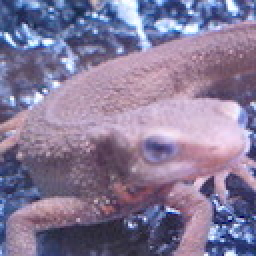
#> input picture 100QuestionforImageProcessing/gg.jpg, 128 x 128 px (shown 2 times larger)
$ jupyter execute '4_Otsu'"'"'sMethod.ipynb'
#> lines starting #> are read from the running program, lines starting #| are printed output that depends on the picture; after the words box and inside, x2 and y2 are one past the last pixel; in counts of white or black regions, pixels touching at a corner belong together; long printed decimals are rounded
### Q4. 大津二值化算法
大津算法来二值化图像
大津算法，也被称作最大类间方差法，是一种可以自动确定二值化中阈值的算法
从类内方差和类间方差的比值计算得来：
1. 先计算图像的直方图，即将图像所有的像素点按照0~255共256个bin，统计落在每个bin的像素点数量，这个很简单啦
2. 归一化直方图，也即将每个bin中像素点数量除以总的像素点，使其限制在0~1之间
3. 在这里设置一个分类的阈值ii，也即一个灰度级，开始从0迭代
4. 通过归一化的直方图，统计0-i 灰度级的像素(假设像素值在此范围的像素叫做前景像素) 所占整幅图像的比例$w_0$，并统计前景像素的平均灰度$u_0$；统计i-255灰度级的像素(假设像素值在此范围的像素叫做背景像素) 所占整幅图像的比例$w_1$，并统计背景像素的平均灰度$u_1$；在这里，设图像的总平均灰度为$u_2$，类间方差记为$g$。
其中：
$$u_{2}=\omega_{0} * u_{0}+\omega_{1} * u_{1}$$
$$g=\omega_{0}\left(u_{0}-\mu_{2}\right)^{2}+\omega_{1}\left(u_{1}-u_{2}\right)^{2}$$
将$u_2$代入g中，可得：
$$g=\omega_{0} \omega_{1}\left(u_{0}-u_{1}\right)^{2}$$

5. ++i,阈值的灰度值加1，并转到第4个步骤，直到i为256时结束迭代
6. 将最大g相应的i值作为图像的全局阈值

[参考CSDN](https://blog.csdn.net/qq_29462849/article/details/81022607)

[cell 1]
import numpy as np
import cv2
import matplotlib.pyplot as plt

[cell 2]
# read image
img = cv2.imread("gg.jpg")
#> img is the input picture: shape (128, 128, 3); mean B, G, R 152.8, 121.8, 134.1
H, W, C = img.shape
#> H = 128; W = 128; C = 3

# Grayscale
img_gray = 0.2126 * img[..., 2] + 0.7152 * img[..., 1] + 0.0722 * img[..., 0]
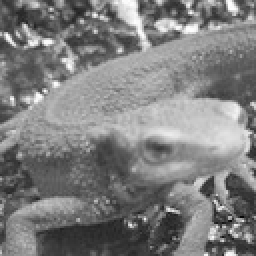
#> img_gray: shape (128, 128) float64 (shown 2 times larger); min 6.71, max 254.4, mean 126.7

# 将图像像素转变为0-255之间
img_gray = img_gray.astype(np.uint8)

plt.figure()
plt.imshow(img_gray, cmap='gray')
plt.title("gray")
print(img_gray,
     "\nshape", img_gray.shape)
#> (printed output is left out)

[cell 3]
# Determine threshold of Otsu's binarization
pixel_sum = img_gray.shape[0] * img_gray.shape[1]
#> pixel_sum = 16384
max_sigma = 1
max_t = 1

for t in range(1, 256):
    img_under_t = img_gray[np.where(img_gray<t)]
    w_0 = img_under_t.shape[0] / pixel_sum
    u_0 = np.mean(img_under_t)

    img_upper_t = img_gray[np.where(img_gray>t)]
    w_1 = img_upper_t.shape[0] / pixel_sum
    u_1 = np.mean(img_upper_t)
    sigma = w_0 * w_1 * ((u_0 - u_1)**2)
    if sigma  > max_sigma:
        max_sigma  = sigma
        max_t = t
#> this loop made 255 passes
#> (img_under_t, u_0, u_1, sigma, max_sigma) on passes 8, 20, 21, 22, 23, 24, 25, 26, 28, 29: ([7, 7, 6], 6.67, 126.2, 2.62, 2.62), ([7, 7, 6], 6.67, 126.2, 2.62, 2.62), ([7, 7, 6, 20], 10, 126.2, 3.3, 3.3), ([7, 7, 6, 20], 10, 126.2, 3.3, 3.3), ([7, 7, 6, 20, 22], 12.4, 126.2, 3.95, 3.95), ([7, 7, 23, 6, 20, 22], 14.17, 126.2, 4.6, 4.6), ([7, 7, 23, 6, 20, 22], 14.17, 126.2, 4.6, 4.6), ([7, 7, 23, 6, 25, 20, 22], 15.71, 126.2, 5.21, 5.21), ([7, 7, 23, 6, 25, 20, 22], 15.71, 126.2, 5.21, 5.21), ([7, 7, 23, 6, 25, 20, 22, 28], 17.25, 126.2, 5.8, 5.8)
#> (u_0, u_1, sigma, max_sigma) on passes 35 to 40: (25.29, 126.3, 10.57, 10.57), (26.32, 126.3, 11.58, 11.58), (28.64, 126.4, 14.54, 14.54), (30.67, 126.4, 18.41, 18.41), (31.79, 126.4, 21.26, 21.26), (33.27, 126.5, 25.91, 25.91)
#> after the loop, max_sigma = 1633; max_t = 127
print(max_sigma, t)
#| 1632.982 255

### np.where()
1. np.where(condition, x, y)

满足条件(condition)，输出x，不满足输出y
2. np.where(condition)

只有条件 (condition)，没有x和y，则输出满足条件 (即非0) 元素的坐标 (等价于numpy.nonzero)。这里的坐标以tuple的形式给出，通常原数组有多少维，输出的tuple中就包含几个数组，分别对应符合条件元素的各维坐标。

```
img_gray[np.where(img_gray<t)]
等价于
img_gray[img_gray<t]
```

[cell 4]
# Binarization
th = max_t
#> th = 127
plt.figure()
plt.subplot(121)
plt.imshow(img_gray, cmap='gray')
plt.title("gray")

img_gray[img_gray < th] = 0
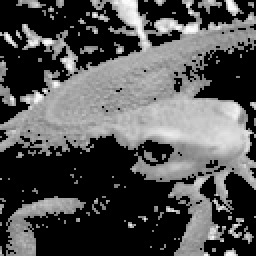
#> img_gray: shape (128, 128) (shown 2 times larger); min 0, max 254, mean 82.5
img_gray[img_gray >= th] = 255
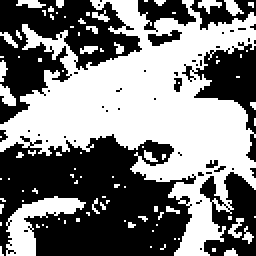
#> img_gray: shape (128, 128) (shown 2 times larger); 49.4% white; 93 white regions (80 under 20 px), largest, box (x1, y1, x2, y2) and area: (0, 0, 128, 128) 6906, (3, 98, 43, 128) 479, (0, 42, 8, 53) 54

plt.subplot(122)
plt.imshow(img_gray, cmap='gray')
plt.title(" Otsu'sMethod gray")
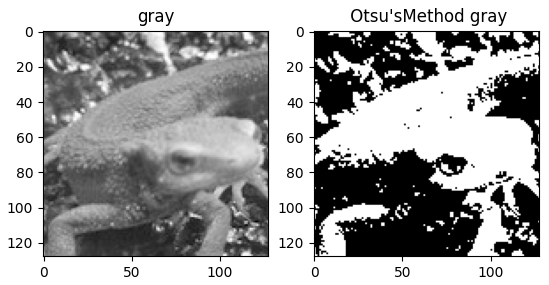
#> figure drawn by matplotlib, 2 panels

$ run again, with 100QuestionforImageProcessing/aa.jpg copied over 100QuestionforImageProcessing/gg.jpg
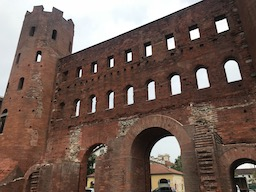
#> input picture 100QuestionforImageProcessing/aa.jpg, 256 x 192 px
#> img is the input picture: shape (192, 256, 3); mean B, G, R 85.6, 94.3, 114.5
#> (printed output is left out)
#> the loop `for t in range(1, 256):` made 255 passes
#> (u_0, u_1, sigma, max_sigma) on passes 1 to 8: (0, 98.11, 33.67, 33.67), (0.435, 98.32, 59.15, 59.15), (0.84, 98.46, 79.28, 79.28), (1.16, 98.54, 92.75, 92.75), (1.38, 98.62, 99.84, 99.84), (1.65, 98.66, 107.5, 107.5), (1.82, 98.73, 111.5, 111.5), (2.09, 98.77, 117.1, 117.1)
#> after the loop `for t in range(1, 256):`: max_sigma = 3898.7; max_t = 152
#| 3898.663 255
#> `img_gray[img_gray >= th] = 255`:
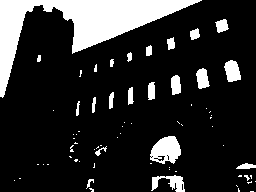
#> img_gray: shape (192, 256); 16.9% white; 69 white regions (48 under 20 px), largest, box (x1, y1, x2, y2) and area: (0, 0, 202, 98) 5674, (150, 136, 181, 164) 603, (151, 175, 185, 192) 292
#> `[cell 4] # Binarization th = max_t plt.figure() plt.subplot(121) plt.i..`:
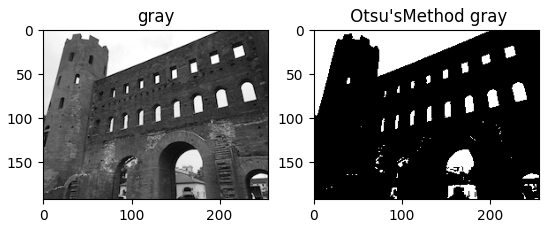
#> figure drawn by matplotlib, 2 panels
